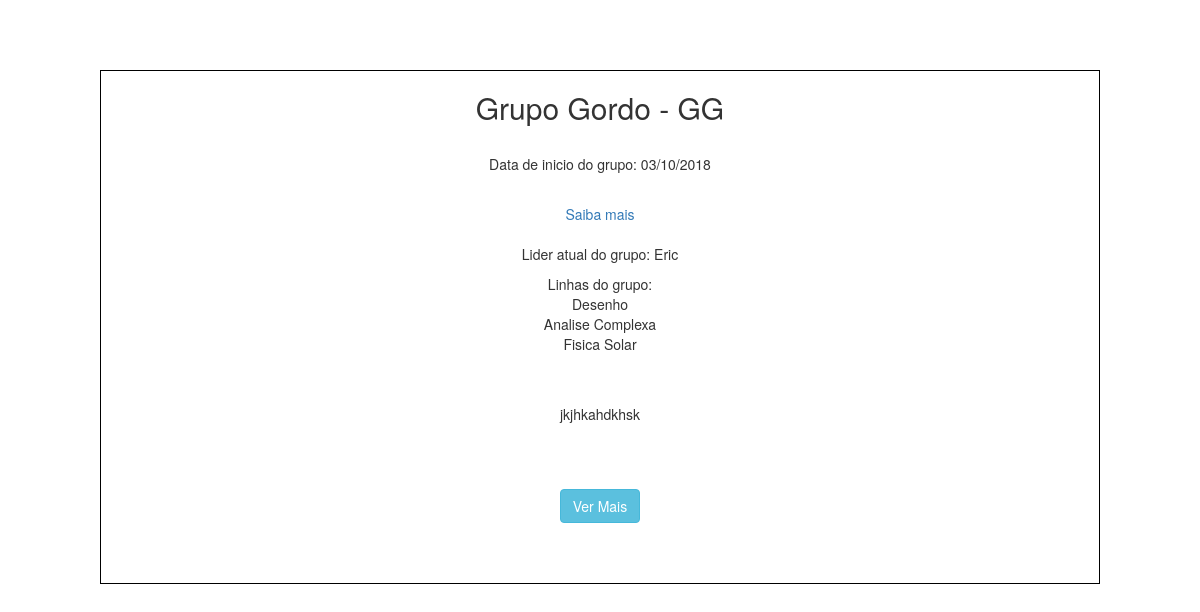
The page /Codigos/PHP/inicial.php on the database as committed earlier.
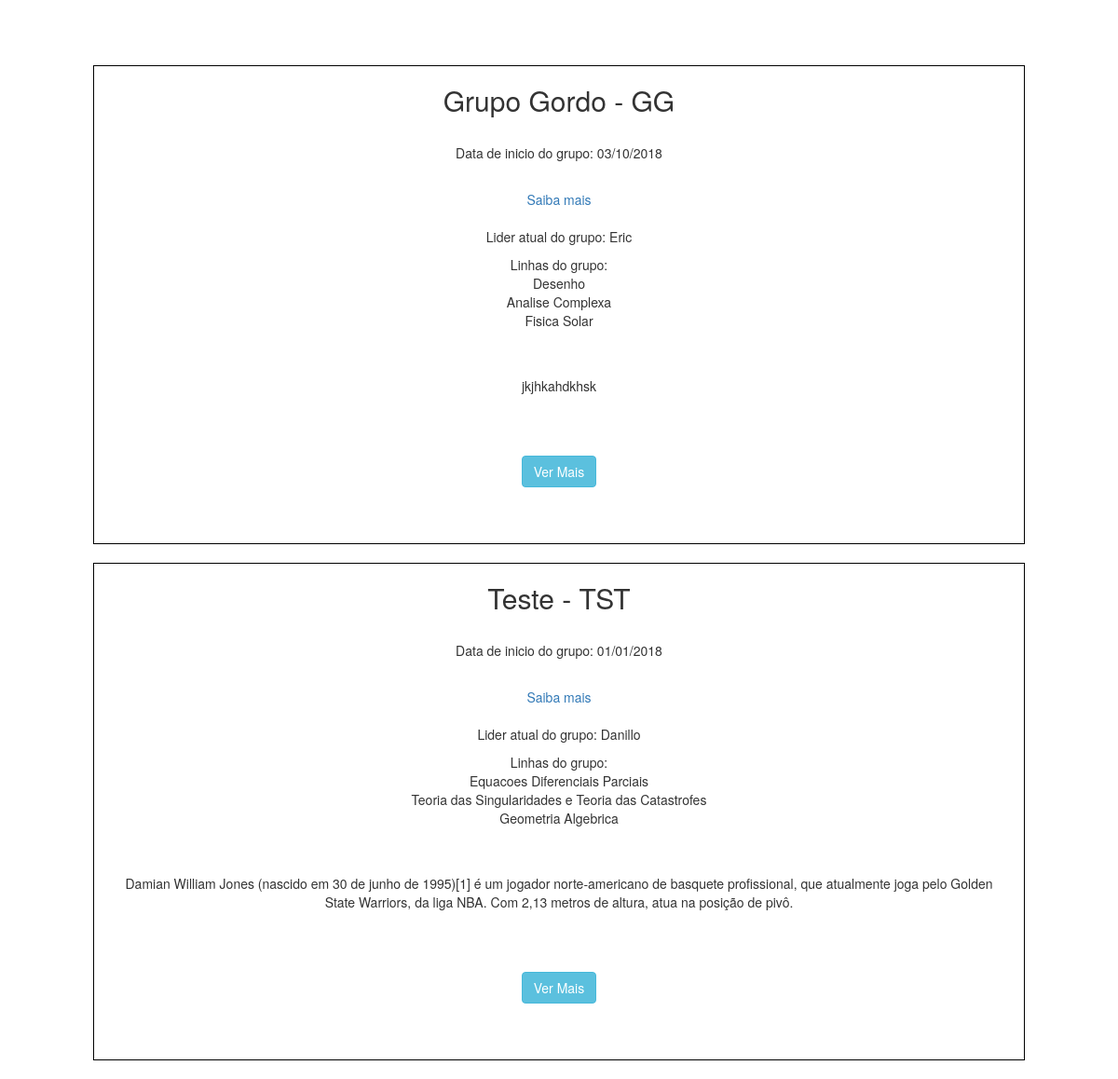
The same page on the database as committed later.
### tables this page shows
CREATE TABLE IF NOT EXISTS `grupo_pesquisa` (
  `id` int(11) NOT NULL AUTO_INCREMENT,
  `nome` varchar(120) NOT NULL,
  `sigla` varchar(8) NOT NULL,
  `lattes` varchar(120) DEFAULT NULL,
  `email` varchar(120) DEFAULT NULL,
  `descricao` text,
  `data_inicio` date NOT NULL,
  `ativacao` tinyint(1) DEFAULT NULL,
  `id_lider` int(11) NOT NULL,
  PRIMARY KEY (`id`),
  KEY `id_lider` (`id_lider`)
);

CREATE TABLE IF NOT EXISTS `usuarios` (
  `id` int(11) NOT NULL AUTO_INCREMENT,
  `prontuario` varchar(9) NOT NULL,
  `nome` varchar(120) DEFAULT NULL,
  `senha` varchar(64) NOT NULL,
  `email` varchar(120) NOT NULL,
  `lattes` varchar(120) DEFAULT NULL,
  `alteracao` date DEFAULT NULL,
  `adm` tinyint(1) NOT NULL,
  `chave` varchar(64) NOT NULL,
  PRIMARY KEY (`id`)
);

### Codigos/PHP/inicial.php (the view, shortened to what this page needs)
<!DOCTYPE html>
<html>
<head>
	<?php include("conexao.php");
        $consulta = "SELECT gp.id, gp.nome,sigla,id_lider,data_inicio,descricao,gp.lattes as link_grupo,u.nome as lider FROM grupo_pesquisa as gp,usuarios as u WHERE ativacao = 1 and id_lider = u.id";
        $con = $mysqli->query($consulta) or die ($mysqli->error);
  ?>
	  <link rel="stylesheet" href="https://maxcdn.bootstrapcdn.com/bootstrap/3.3.7/css/bootstrap.min.css">
	  <link href="//netdna.bootstrapcdn.com/twitter-bootstrap/2.3.2/css/bootstrap-combined.min.css" rel="stylesheet" id="bootstrap-css">
	  <link rel="stylesheet" type="text/css" href="../CSS/test.css">
</head>
<body onload="barra()">
	<div class="container">
    <div class="row">
        <div class="center-box">
             <?php
        while($dados = $con->fetch_array()){?>
                    <div class="borda">
                                <h2><?php echo $dados["nome"]." - ". $dados["sigla"]; ?></h2>
                                <br>
                                <p>Data de inicio do grupo: <?php echo date('d/m/Y', strtotime($dados["data_inicio"])); ?></p>
                                <br>
                                <?php echo "<a href='".$dados["link_grupo"]."'>Saiba mais</a>"; ?>
                                <br><br>
                                <p>Lider atual do grupo: <?php echo $dados["lider"]; ?></p>
                                <?php
                                    $id = $dados["id"];
                                    $querry = "SELECT `nome_especialidade` as linha FROM `especialidade`,grupos_linhas WHERE cod_especialidade = fk_cod_linha and fk_cod_grupo = '$id'";
                                    $code = $mysqli->query($querry) or die ($mysqli->error);
                                    echo "<p>Linhas do grupo: <br>";
                                    while ($linha = $code->fetch_array()) {
                                        echo $linha["linha"]."<br>";
                                    }
                                    echo "</p>";
                                 ?>
                                <br><br>
                                <div class="text">
                                    <p><?php echo $dados["descricao"]; ?></p>
                                </div>
                                <br><br>
                                <div>
                                    <?php
                                        echo "<a href=\"mostra_grupo.php?id=".$dados["id"]."\"><button \" class=\"btn btn-info btn-center\">Ver Mais</button></a>";
                                     ?>
                                </div>
                                <br><br><br>
                            </div>
                            <br>
                        <?php } ?>
        </div>
    </div>
</div>
</body>
</html>

### Codigos/CSS/test.css (style rules this page uses)
.center-box { position:absolute; top:50px; right:0; bottom:0; left:0; z-index:99; margin-left:auto; margin-right: auto; margin-top: 20px; height:1000px; width:1000px; text-align:center; }
.borda { border:1px solid #000; }
.text { margin-left: 25px; margin-right:25px; margin-bottom:25px; }

Rows that differ between the two databases and show on the page:
added grupo_pesquisa: nome "Teste", sigla "TST", data_inicio "01/01/2018", id_lider.nome "Danillo", linha "Equacoes Diferenciais Parciais", linha "Teoria das Singularidades e Teoria das Catastrofes", linha "Geometria Algebrica", descricao "Damian William Jones (nascido em 30 de junho de 1995)[1] é um jogador norte-americano de basquete profissional, que atualmente joga pelo Golden State Warriors, da liga NBA. Com 2,13 metros de altura, atua na posição de pivô."
